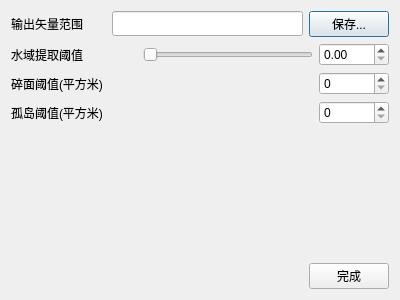
<?xml version="1.0" encoding="UTF-8"?>
<ui version="4.0">
 <class>ipfModelerWatersExtractionDialog</class>
 <widget class="QDialog" name="ipfModelerWatersExtractionDialog">
  <property name="geometry">
   <rect>
    <x>0</x>
    <y>0</y>
    <width>400</width>
    <height>300</height>
   </rect>
  </property>
  <property name="windowTitle">
   <string>水域提取参数设置</string>
  </property>
  <layout class="QVBoxLayout" name="verticalLayout">
   <item>
    <layout class="QHBoxLayout" name="horizontalLayout_14">
     <item>
      <widget class="QLabel" name="label_12">
       <property name="minimumSize">
        <size>
         <width>95</width>
         <height>25</height>
        </size>
       </property>
       <property name="text">
        <string>输出矢量范围</string>
       </property>
      </widget>
     </item>
     <item>
      <widget class="QLineEdit" name="lineEdit">
       <property name="minimumSize">
        <size>
         <width>0</width>
         <height>25</height>
        </size>
       </property>
      </widget>
     </item>
     <item>
      <widget class="QPushButton" name="pushButton_1">
       <property name="minimumSize">
        <size>
         <width>75</width>
         <height>25</height>
        </size>
       </property>
       <property name="text">
        <string>保存...</string>
       </property>
      </widget>
     </item>
    </layout>
   </item>
   <item>
    <layout class="QHBoxLayout" name="horizontalLayout_13">
     <item>
      <widget class="QLabel" name="label_11">
       <property name="text">
        <string>水域提取阈值</string>
       </property>
      </widget>
     </item>
     <item>
      <spacer name="horizontalSpacer_12">
       <property name="orientation">
        <enum>Qt::Horizontal</enum>
       </property>
       <property name="sizeHint" stdset="0">
        <size>
         <width>40</width>
         <height>20</height>
        </size>
       </property>
      </spacer>
     </item>
     <item>
      <widget class="QSlider" name="horizontalSlider">
       <property name="minimumSize">
        <size>
         <width>170</width>
         <height>0</height>
        </size>
       </property>
       <property name="maximumSize">
        <size>
         <width>170</width>
         <height>16777215</height>
        </size>
       </property>
       <property name="maximum">
        <number>100</number>
       </property>
       <property name="singleStep">
        <number>5</number>
       </property>
       <property name="pageStep">
        <number>10</number>
       </property>
       <property name="orientation">
        <enum>Qt::Horizontal</enum>
       </property>
      </widget>
     </item>
     <item>
      <widget class="QDoubleSpinBox" name="sb_index">
       <property name="minimumSize">
        <size>
         <width>70</width>
         <height>0</height>
        </size>
       </property>
       <property name="maximumSize">
        <size>
         <width>70</width>
         <height>16777215</height>
        </size>
       </property>
       <property name="maximum">
        <double>1.000000000000000</double>
       </property>
       <property name="singleStep">
        <double>0.050000000000000</double>
       </property>
       <property name="value">
        <double>0.000000000000000</double>
       </property>
      </widget>
     </item>
    </layout>
   </item>
   <item>
    <layout class="QHBoxLayout" name="horizontalLayout_10">
     <item>
      <widget class="QLabel" name="label_8">
       <property name="text">
        <string>碎面阈值(平方米)</string>
       </property>
      </widget>
     </item>
     <item>
      <spacer name="horizontalSpacer_9">
       <property name="orientation">
        <enum>Qt::Horizontal</enum>
       </property>
       <property name="sizeHint" stdset="0">
        <size>
         <width>40</width>
         <height>20</height>
        </size>
       </property>
      </spacer>
     </item>
     <item>
      <widget class="QSpinBox" name="sb_minimumArea">
       <property name="minimumSize">
        <size>
         <width>70</width>
         <height>0</height>
        </size>
       </property>
       <property name="maximumSize">
        <size>
         <width>70</width>
         <height>16777215</height>
        </size>
       </property>
       <property name="maximum">
        <number>99999</number>
       </property>
       <property name="value">
        <number>0</number>
       </property>
      </widget>
     </item>
    </layout>
   </item>
   <item>
    <layout class="QHBoxLayout" name="horizontalLayout_8">
     <item>
      <widget class="QLabel" name="label_7">
       <property name="text">
        <string>孤岛阈值(平方米)</string>
       </property>
      </widget>
     </item>
     <item>
      <spacer name="horizontalSpacer_7">
       <property name="orientation">
        <enum>Qt::Horizontal</enum>
       </property>
       <property name="sizeHint" stdset="0">
        <size>
         <width>40</width>
         <height>20</height>
        </size>
       </property>
      </spacer>
     </item>
     <item>
      <widget class="QSpinBox" name="sb_minimumRingsArea">
       <property name="minimumSize">
        <size>
         <width>70</width>
         <height>0</height>
        </size>
       </property>
       <property name="maximumSize">
        <size>
         <width>70</width>
         <height>16777215</height>
        </size>
       </property>
       <property name="maximum">
        <number>99999</number>
       </property>
       <property name="value">
        <number>0</number>
       </property>
      </widget>
     </item>
    </layout>
   </item>
   <item>
    <spacer name="verticalSpacer">
     <property name="orientation">
      <enum>Qt::Vertical</enum>
     </property>
     <property name="sizeHint" stdset="0">
      <size>
       <width>20</width>
       <height>110</height>
      </size>
     </property>
    </spacer>
   </item>
   <item>
    <layout class="QHBoxLayout" name="horizontalLayout_9">
     <item>
      <spacer name="horizontalSpacer_8">
       <property name="orientation">
        <enum>Qt::Horizontal</enum>
       </property>
       <property name="sizeHint" stdset="0">
        <size>
         <width>40</width>
         <height>20</height>
        </size>
       </property>
      </spacer>
     </item>
     <item>
      <widget class="QPushButton" name="pushButton">
       <property name="minimumSize">
        <size>
         <width>75</width>
         <height>25</height>
        </size>
       </property>
       <property name="text">
        <string>完成</string>
       </property>
      </widget>
     </item>
    </layout>
   </item>
  </layout>
 </widget>
 <layoutdefault spacing="6" margin="11"/>
 <resources/>
 <connections/>
</ui>
